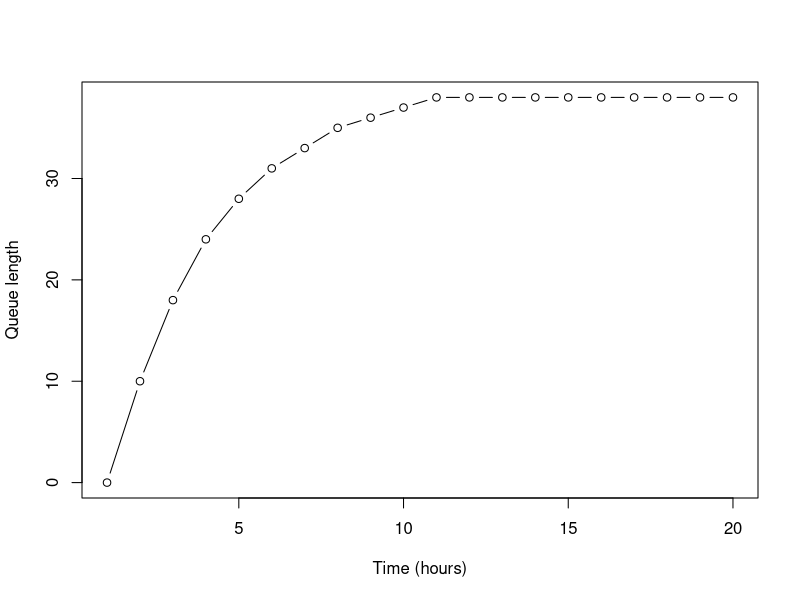

Write R code to recreate this figure.
N <- numeric(20)
N[1] <- 0
for (i in 2:20) {
  N[i] <- N[i-1]-round(0.25*N[i-1])+10
}
N
tvec <- 1:20
plot(tvec,N,type="b",xlab="Time (hours)",ylab="Queue length")

